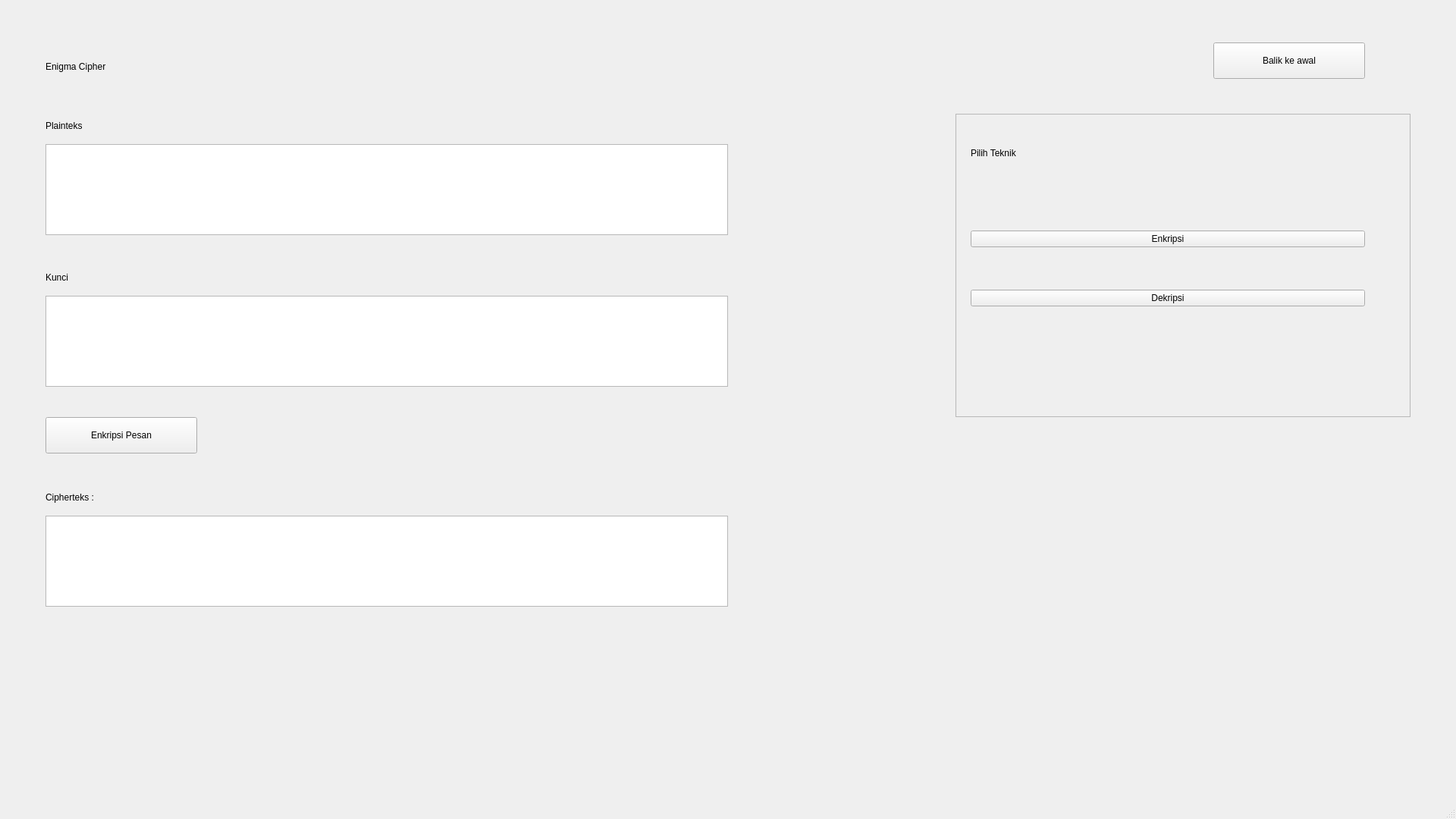
<?xml version="1.0" encoding="UTF-8"?>
<ui version="4.0">
 <class>MainWindow</class>
 <widget class="QMainWindow" name="MainWindow">
  <property name="geometry">
   <rect>
    <x>0</x>
    <y>0</y>
    <width>1920</width>
    <height>1080</height>
   </rect>
  </property>
  <property name="windowTitle">
   <string>MainWindow</string>
  </property>
  <widget class="QWidget" name="centralwidget">
   <widget class="QLabel" name="resultText">
    <property name="geometry">
     <rect>
      <x>60</x>
      <y>640</y>
      <width>900</width>
      <height>32</height>
     </rect>
    </property>
    <property name="styleSheet">
     <string notr="true">font: 63 12pt &quot;Poppins SemiBold&quot;;</string>
    </property>
    <property name="text">
     <string>Cipherteks :</string>
    </property>
   </widget>
   <widget class="QTextBrowser" name="results">
    <property name="geometry">
     <rect>
      <x>60</x>
      <y>680</y>
      <width>900</width>
      <height>120</height>
     </rect>
    </property>
    <property name="styleSheet">
     <string notr="true">font: 57 8pt &quot;Poppins Medium&quot;;</string>
    </property>
    <property name="text">
     <string> </string>
    </property>
   </widget>
   <widget class="QPushButton" name="generateButton">
    <property name="geometry">
     <rect>
      <x>60</x>
      <y>550</y>
      <width>200</width>
      <height>48</height>
     </rect>
    </property>
    <property name="text">
     <string>Enkripsi Pesan</string>
    </property>
   </widget>
   <widget class="QTextEdit" name="key_input">
    <property name="geometry">
     <rect>
      <x>60</x>
      <y>390</y>
      <width>900</width>
      <height>120</height>
     </rect>
    </property>
   </widget>
   <widget class="QLabel" name="label_2">
    <property name="geometry">
     <rect>
      <x>60</x>
      <y>56</y>
      <width>900</width>
      <height>64</height>
     </rect>
    </property>
    <property name="styleSheet">
     <string notr="true">font: 63 20pt &quot;Poppins SemiBold&quot;;</string>
    </property>
    <property name="text">
     <string>Enigma Cipher</string>
    </property>
   </widget>
   <widget class="QPushButton" name="backButton">
    <property name="geometry">
     <rect>
      <x>1600</x>
      <y>56</y>
      <width>200</width>
      <height>48</height>
     </rect>
    </property>
    <property name="text">
     <string>Balik ke awal</string>
    </property>
   </widget>
   <widget class="QLabel" name="text_label">
    <property name="geometry">
     <rect>
      <x>60</x>
      <y>150</y>
      <width>900</width>
      <height>32</height>
     </rect>
    </property>
    <property name="styleSheet">
     <string notr="true">font: 63 12pt &quot;Poppins SemiBold&quot;;</string>
    </property>
    <property name="text">
     <string>Plainteks</string>
    </property>
   </widget>
   <widget class="QFrame" name="frame">
    <property name="geometry">
     <rect>
      <x>1260</x>
      <y>150</y>
      <width>600</width>
      <height>400</height>
     </rect>
    </property>
    <property name="frameShape">
     <enum>QFrame::StyledPanel</enum>
    </property>
    <property name="frameShadow">
     <enum>QFrame::Raised</enum>
    </property>
    <widget class="QLabel" name="label">
     <property name="geometry">
      <rect>
       <x>20</x>
       <y>20</y>
       <width>520</width>
       <height>64</height>
      </rect>
     </property>
     <property name="styleSheet">
      <string notr="true">font: 63 20pt &quot;Poppins SemiBold&quot;;
qproperty-alignment: AlignCenter;</string>
     </property>
     <property name="text">
      <string>Pilih Teknik</string>
     </property>
    </widget>
    <widget class="QWidget" name="verticalLayoutWidget_2">
     <property name="geometry">
      <rect>
       <x>20</x>
       <y>104</y>
       <width>520</width>
       <height>200</height>
      </rect>
     </property>
     <layout class="QVBoxLayout" name="verticalLayout_2">
      <item>
       <widget class="QPushButton" name="encryptButton">
        <property name="text">
         <string>Enkripsi</string>
        </property>
       </widget>
      </item>
      <item>
       <widget class="QPushButton" name="decryptButton">
        <property name="text">
         <string>Dekripsi</string>
        </property>
       </widget>
      </item>
     </layout>
    </widget>
   </widget>
   <widget class="QTextEdit" name="text_input">
    <property name="geometry">
     <rect>
      <x>60</x>
      <y>190</y>
      <width>900</width>
      <height>120</height>
     </rect>
    </property>
   </widget>
   <widget class="QLabel" name="key_label">
    <property name="geometry">
     <rect>
      <x>60</x>
      <y>350</y>
      <width>900</width>
      <height>32</height>
     </rect>
    </property>
    <property name="styleSheet">
     <string notr="true">font: 63 12pt &quot;Poppins SemiBold&quot;;</string>
    </property>
    <property name="text">
     <string>Kunci</string>
    </property>
   </widget>
  </widget>
  <widget class="QMenuBar" name="menubar">
   <property name="geometry">
    <rect>
     <x>0</x>
     <y>0</y>
     <width>1920</width>
     <height>18</height>
    </rect>
   </property>
  </widget>
  <widget class="QStatusBar" name="statusbar"/>
 </widget>
 <resources/>
 <connections/>
</ui>
